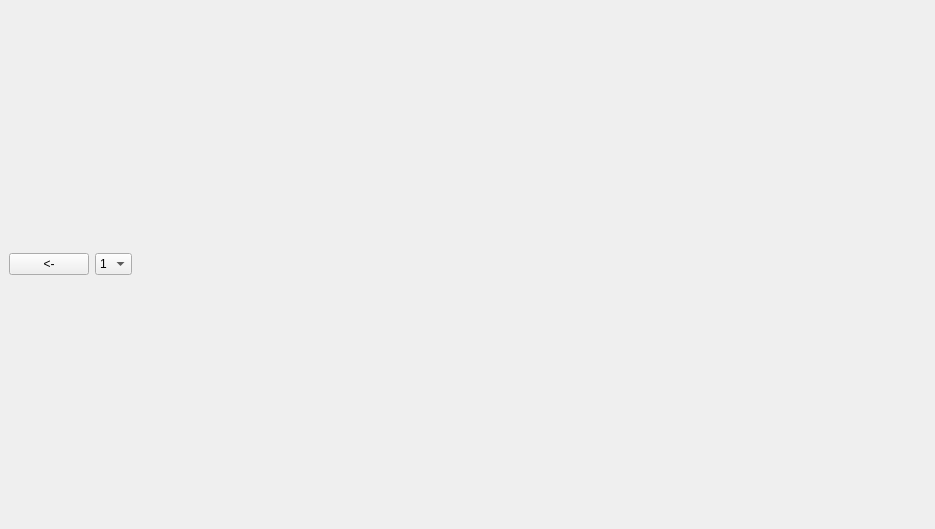
<?xml version="1.0" encoding="UTF-8"?>
<ui version="4.0">
 <class>MainWindow</class>
 <widget class="QMainWindow" name="MainWindow">
  <property name="geometry">
   <rect>
    <x>0</x>
    <y>0</y>
    <width>935</width>
    <height>529</height>
   </rect>
  </property>
  <property name="windowTitle">
   <string>MainWindow</string>
  </property>
  <widget class="QWidget" name="centralwidget">
   <property name="sizePolicy">
    <sizepolicy hsizetype="Preferred" vsizetype="Preferred">
     <horstretch>0</horstretch>
     <verstretch>0</verstretch>
    </sizepolicy>
   </property>
   <property name="styleSheet">
    <string notr="true">PButton {
	min-width: 400px;
	min-height: 250px;

background-color: rgb(124, 124, 124);
}</string>
   </property>
   <layout class="QHBoxLayout" name="horizontalLayout">
    <item>
     <widget class="QPushButton" name="pushButton">
      <property name="minimumSize">
       <size>
        <width>0</width>
        <height>0</height>
       </size>
      </property>
      <property name="text">
       <string>&lt;-</string>
      </property>
     </widget>
    </item>
    <item>
     <widget class="QComboBox" name="comboBox">
      <item>
       <property name="text">
        <string>1</string>
       </property>
      </item>
      <item>
       <property name="text">
        <string>2</string>
       </property>
      </item>
      <item>
       <property name="text">
        <string>3</string>
       </property>
      </item>
      <item>
       <property name="text">
        <string>4</string>
       </property>
      </item>
      <item>
       <property name="text">
        <string>5</string>
       </property>
      </item>
      <item>
       <property name="text">
        <string>6</string>
       </property>
      </item>
     </widget>
    </item>
    <item>
     <widget class="QStackedWidget" name="stackedWidget">
      <property name="currentIndex">
       <number>0</number>
      </property>
      <widget class="QWidget" name="platforms">
       <layout class="QVBoxLayout" name="verticalLayout"/>
      </widget>
      <widget class="QWidget" name="games">
       <layout class="QVBoxLayout" name="verticalLayout_2"/>
      </widget>
     </widget>
    </item>
   </layout>
  </widget>
 </widget>
 <resources/>
 <connections/>
</ui>
